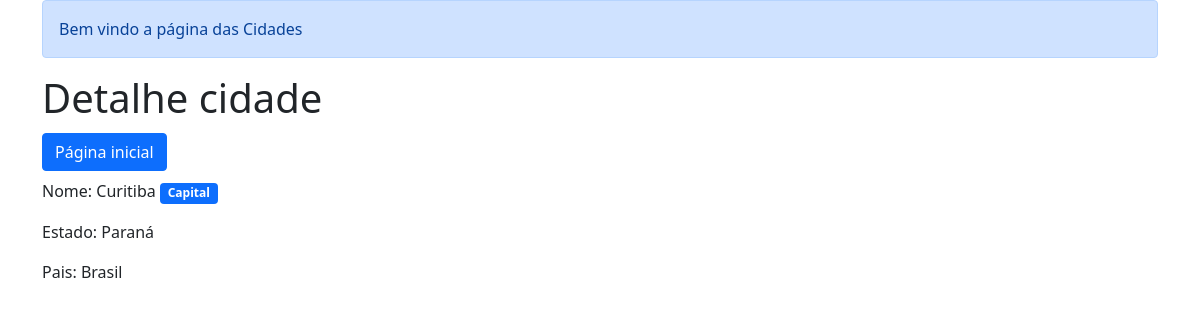
The app's page /detail/15/ with its own data.
### cadastros/models.py (models this page shows, shortened)
class Cidade(models.Model):
    estado = models.ForeignKey(Estado, on_delete=models.PROTECT, null=True, blank=False)
    nome = models.CharField(max_length=100, unique=True)
    capital = models.BooleanField(default=False, help_text=" Marcar se a cidade for capital.")
    class Meta:
        verbose_name = 'Cidade'
        verbose_name_plural = 'Cidades'

class Estado(models.Model):
    pais = models.ForeignKey(Pais, on_delete=models.PROTECT)
    nome = models.CharField(max_length=100, unique=True)
    def __str__(self):
        return self.nome
    class Meta:
        verbose_name = 'Estado'
        verbose_name_plural = 'Estados'
        ordering = ('nome', )

class Pais(models.Model):
    nome = models.CharField(max_length=100, unique=True)
    def __str__(self):
        return self.nome
    class Meta:
        verbose_name = 'País'
        verbose_name_plural = 'Países'

### cadastros/views.py (the view)
# urls.py: path('detail/<int:pk>/', CidadeDetail.as_view(), name='cidades-detalhe'),
class CidadeDetail(DetailView):
    context_object_name = 'cidade'
    queryset = Cidade.objects.all()
    template_name = 'cadastros/detalhe_cidades.html'

### cadastros/templates/cadastros/detalhe_cidades.html (shortened to what this page needs)
{% extends 'base.html' %}
{% block conteudo %}
<h1>Detalhe cidade</h1>
<h2><a class="btn btn-primary" href="{% url 'cidades-list' %}"> Página inicial</a></h2>
    <p>Nome: {{cidade.nome}} {% if cidade.capital%}<span class="badge bg-primary">Capital</span>{%endif%}</p>
    <p>Estado: {{cidade.estado|default_if_none:'-'}}</p>
    <p>Pais: {{cidade.estado.pais|default_if_none:'-'}}</p>
{% endblock %}

### records on screen
Cidade: nome "Curitiba", estado "Paraná", estado.pais "Brasil"
